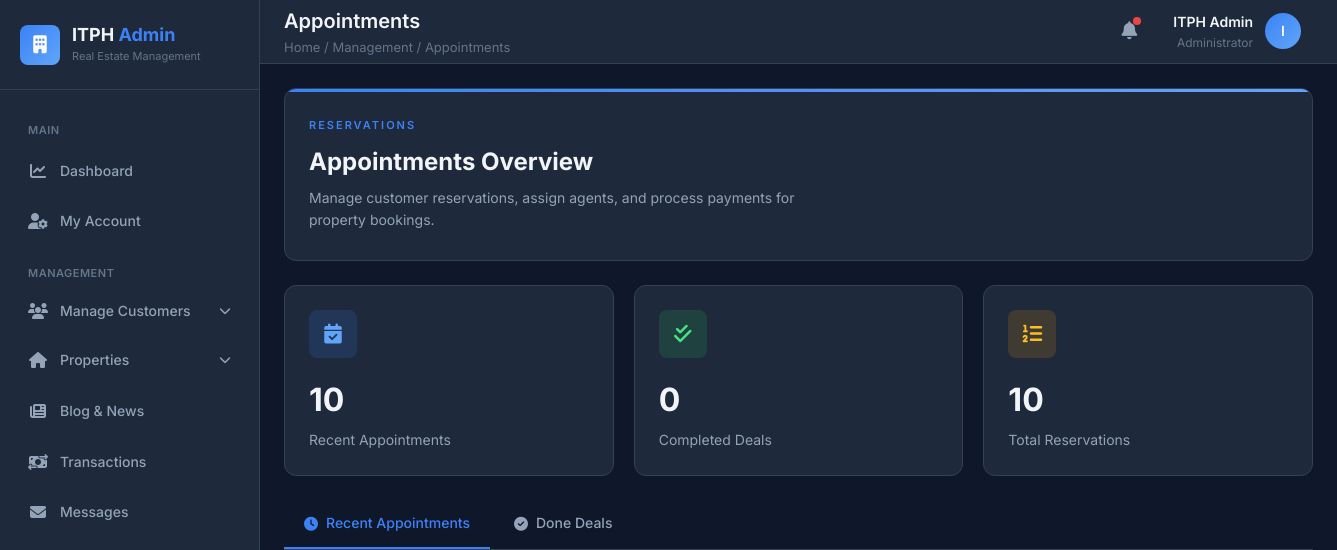
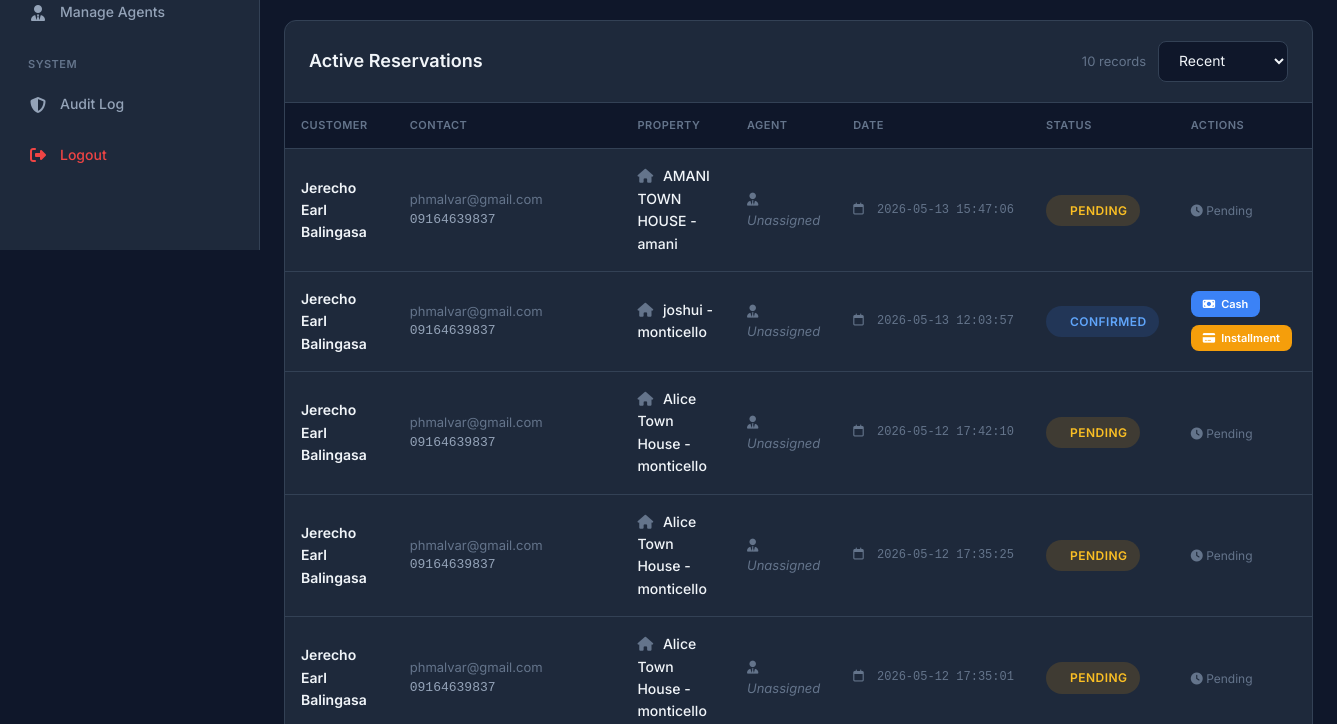
Before: /admin_side/appointments_table.php (signed in, upper part) with the older database file (2 pictures, top to bottom).
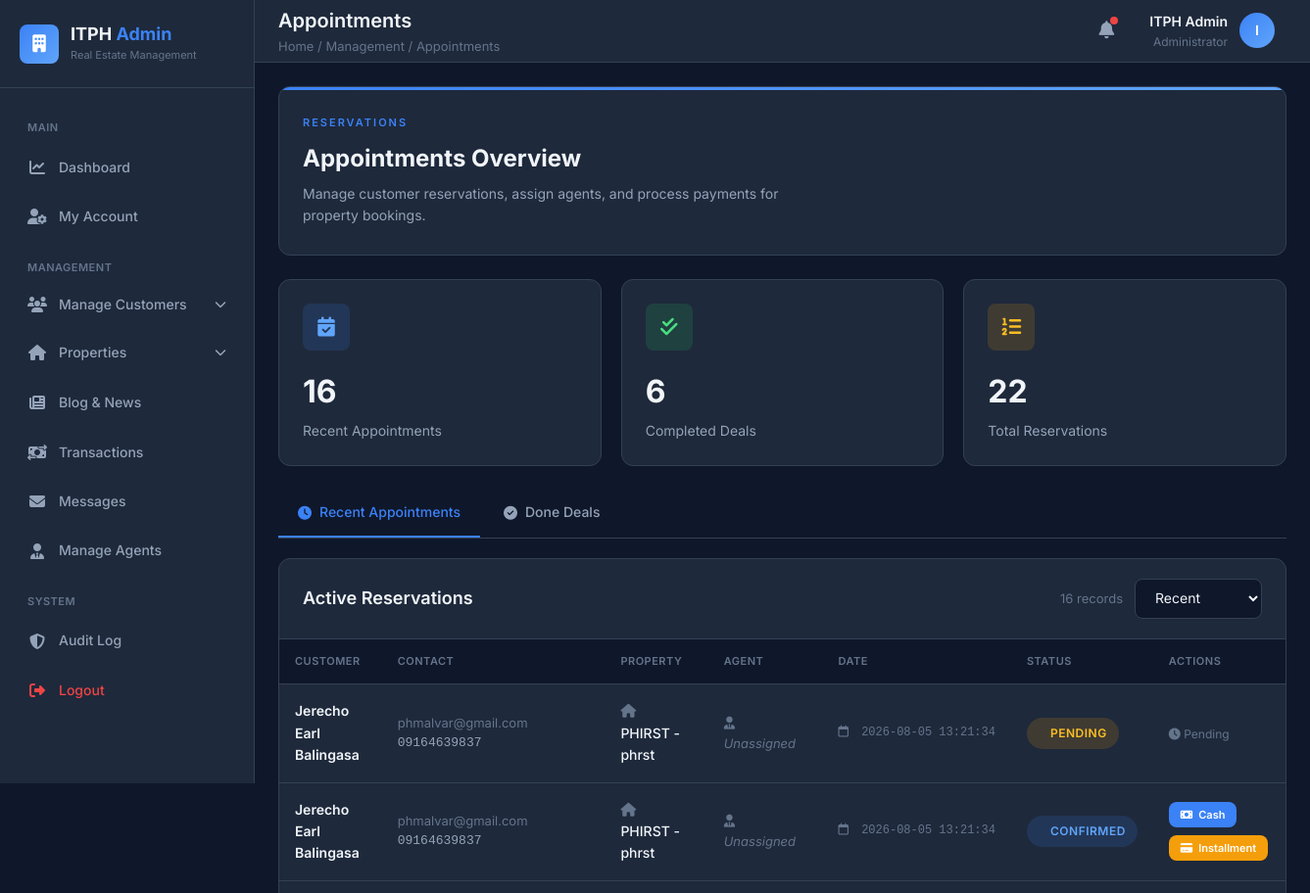
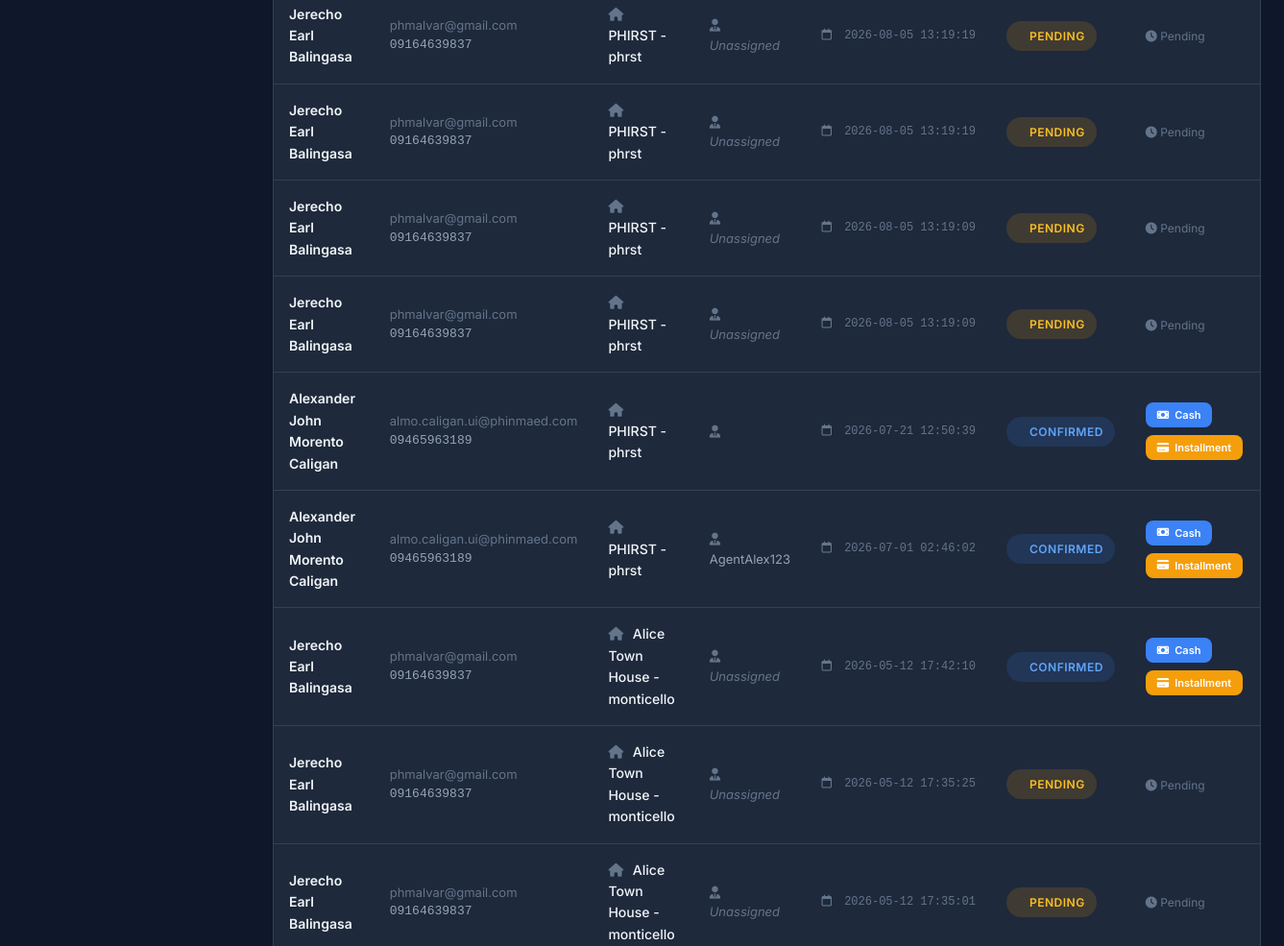
After: the same page with the newer database file (2 pictures, top to bottom).
### tables this page shows
CREATE TABLE `reservations` (
  `id` int(10) UNSIGNED NOT NULL,
  `fullname` varchar(255) NOT NULL,
  `email` varchar(255) NOT NULL,
  `phone` varchar(50) NOT NULL,
  `property` varchar(255) NOT NULL,
  `date` date NOT NULL,
  `time` time NOT NULL,
  `created_at` timestamp NOT NULL DEFAULT current_timestamp(),
  `status` varchar(50) NOT NULL DEFAULT 'Pending',
  `seen` tinyint(1) NOT NULL DEFAULT 0,
  `notification_sent` tinyint(1) NOT NULL DEFAULT 0,
  `gender` enum('Male','Female','Other') NOT NULL DEFAULT 'Other',
  `location` enum('Northern Iloilo','Central Iloilo','Southern Iloilo') NOT NULL,
  `stats` enum('Local','OFW') NOT NULL,
  `agent_id` int(11) DEFAULT NULL,
  `meeting_type` varchar(50) DEFAULT NULL,
  `admin_message` text DEFAULT NULL,
  `payment_type` enum('Cash','Installment') DEFAULT NULL
);

CREATE TABLE `agents` (
  `id` int(11) NOT NULL,
  `username` varchar(50) NOT NULL,
  `gmail` varchar(100) NOT NULL,
  `password` varchar(255) NOT NULL,
  `created_at` timestamp NOT NULL DEFAULT current_timestamp(),
  `last_login` datetime DEFAULT NULL,
  `phone` varchar(20) DEFAULT NULL,
  `status` enum('Active','Inactive') DEFAULT 'Active',
  `verified` tinyint(1) DEFAULT 0,
  `login_attempts` int(11) DEFAULT 0,
  `last_attempt` datetime DEFAULT NULL,
  `fullname` varchar(255) NOT NULL
);

### admin_side/appointments_table.php (the view, shortened to what the changed rows need)
<?php
$conn = get_db_connection();
$type = $_GET['type'] ?? 'recent';
if ($type === 'done') {
    $res_query = $conn->query("SELECT * FROM reservations WHERE status='Done' ORDER BY created_at DESC");
} else {
    $res_query = $conn->query("SELECT * FROM reservations WHERE status!='Done' ORDER BY created_at DESC");
}
$total_recent = $conn->query("SELECT COUNT(*) AS total FROM reservations WHERE status!='Done'")->fetch_assoc()['total'] ?? 0;
$total_done = $conn->query("SELECT COUNT(*) AS total FROM reservations WHERE status='Done'")->fetch_assoc()['total'] ?? 0;
$total_all = $conn->query("SELECT COUNT(*) AS total FROM reservations")->fetch_assoc()['total'] ?? 0;
?>
<!DOCTYPE html>
<html lang="en">
<head>
    <link rel="stylesheet" href="https://cdnjs.cloudflare.com/ajax/libs/font-awesome/6.5.0/css/all.min.css">
</head>
<body>
    <div class="dashboard">
        <main class="main-content">
            <div class="content">
                <div class="stats-grid">
                    <div class="stat-card">
                        <div class="stat-header">
                            <div class="stat-icon blue">
                            </div>
                        </div>
                        <div class="stat-value"><?= number_format($total_recent) ?></div>
                        <div class="stat-label">Recent Appointments</div>
                    </div>
                    <div class="stat-card">
                        <div class="stat-header">
                            <div class="stat-icon green">
                            </div>
                        </div>
                        <div class="stat-value"><?= number_format($total_done) ?></div>
                        <div class="stat-label">Completed Deals</div>
                    </div>
                    <div class="stat-card">
                        <div class="stat-header">
                            <div class="stat-icon amber">
                            </div>
                        </div>
                        <div class="stat-value"><?= number_format($total_all) ?></div>
                        <div class="stat-label">Total Reservations</div>
                    </div>
                </div>
                <div class="card">
                    <div class="card-header">
                        <div style="display: flex; align-items: center; gap: 12px;">
                            <div class="card-meta"><?= number_format($res_query->num_rows) ?> records</div>
                            <select class="selector" onchange="window.location='?type='+this.value">
                                <option value="recent" <?= $type === 'recent' ? 'selected' : '' ?>>Recent</option>
                            </select>
                        </div>
                    </div>
                    <div class="card-body">
                        <div class="table-responsive">
                            <table>
                                <thead>
                                    <tr>
                                        <th>Customer</th>
                                        <th>Contact</th>
                                        <th>Property</th>
                                        <th>Agent</th>
                                        <th>Date</th>
                                        <th>Status</th>
                                        <th>Actions</th>
                                    </tr>
                                </thead>
                                <tbody>
                                    <?php if ($res_query && $res_query->num_rows > 0): ?>
                                        <?php while ($row = $res_query->fetch_assoc()):
                                            $agent_name = 'Unassigned';
                                            if (!empty($row['agent_id'])) {
                                                $a = $conn->prepare("SELECT username FROM agents WHERE id=?");
                                                $a->bind_param("i", $row['agent_id']);
                                                $a->execute();
                                                $a->bind_result($agent);
                                                $agent_name = $agent;
                                            }
                                            $status_class = match($row['status']) {
                                                'Confirmed' => 'badge-confirmed',
                                                'Done' => 'badge-done',
                                                default => 'badge-pending'
                                            };
                                            $status_color = match($row['status']) {
                                                'Confirmed' => 'blue',
                                                'Done' => 'green',
                                                default => 'amber'
                                            };
                                        ?>
                                        <tr>
                                            <td>
                                                <div class="td-name"><?= htmlspecialchars($row['fullname']) ?></div>
                                            </td>
                                            <td>
                                                <div class="td-email"><?= htmlspecialchars($row['email']) ?></div>
                                                <div class="td-phone"><?= htmlspecialchars($row['phone']) ?></div>
                                            </td>
                                            <td class="td-property">
                                                <i class="fa-solid fa-house" style="color: var(--text-muted); margin-right: 6px;"></i>
                                                <?= htmlspecialchars($row['property']) ?>
                                            </td>
                                            <td class="td-agent <?= $agent_name === 'Unassigned' ? 'unassigned' : '' ?>">
                                                <i class="fa-solid fa-user-tie" style="color: var(--text-muted); margin-right: 6px;"></i>
                                                <?= htmlspecialchars($agent_name) ?>
                                            </td>
                                            <td class="td-date">
                                                <i class="fa-regular fa-calendar" style="color: var(--text-muted); margin-right: 6px;"></i>
                                                <?= htmlspecialchars($row['created_at']) ?>
                                            </td>
                                            <td>
                                                <span class="badge <?= $status_class ?>">
                                                    <span class="badge-dot" style="background: var(--<?= $status_color ?>)"></span>
                                                    <?= htmlspecialchars($row['status']) ?>
                                                </span>
                                            </td>
                                            <td>
                                                <?php if ($row['status'] === 'Confirmed'): ?>
                                                    <form method="POST" style="display: inline;">
                                                        <div class="btn-group">
                                                            <button type="submit" class="btn btn-primary btn-sm" name="payment_cash">
                                                                <i class="fa-solid fa-money-bill"></i> Cash
                                                            </button>
                                                            <button type="submit" class="btn btn-warning btn-sm" name="payment_installment">
                                                                <i class="fa-solid fa-credit-card"></i> Installment
                                                            </button>
                                                        </div>
                                                    </form>
                                                <?php elseif ($row['status'] === 'Done'): ?>
                                                    <span style="font-size: 12px; color: var(--text-muted);">
                                                        <i class="fa-solid fa-check"></i> Completed
                                                    </span>
                                                <?php else: ?>
                                                    <span style="font-size: 12px; color: var(--text-muted);">
                                                        <i class="fa-solid fa-clock"></i> Pending
                                                    </span>
                                                <?php endif; ?>
                                            </td>
                                        </tr>
                                        <?php endwhile; ?>
                                    <?php endif; ?>
                                </tbody>
                            </table>
                        </div>
                    </div>
                </div>
            </div>
        </main>
    </div>
</body>
</html>

Changed rows visible on the page:
no longer on this page (row edited): reservations: fullname "Jerecho Earl Balingasa", email "phmalvar@gmail.com", phone "09164639837", property "AMANI TOWN HOUSE - amani", agent_name "Unassigned", created_at "2026-05-13 15:47:06", status "PENDING", shows "Pending"
no longer on this page (row edited): reservations: fullname "Jerecho Earl Balingasa", email "phmalvar@gmail.com", phone "09164639837", property "joshui - monticello", agent_name "Unassigned", created_at "2026-05-13 12:03:57", status "CONFIRMED"
added reservations: fullname "Jerecho Earl Balingasa", email "phmalvar@gmail.com", phone "09164639837", property "PHIRST - phrst", agent_name "Unassigned", created_at "2026-08-05 13:21:34", status "PENDING", shows "Pending"
added reservations: fullname "Jerecho Earl Balingasa", email "phmalvar@gmail.com", phone "09164639837", property "PHIRST - phrst", agent_name "Unassigned", created_at "2026-08-05 13:21:34", status "CONFIRMED"
added reservations: fullname "Jerecho Earl Balingasa", email "phmalvar@gmail.com", phone "09164639837", property "PHIRST - phrst", agent_name "Unassigned", created_at "2026-08-05 13:19:19", status "PENDING", shows "Pending"
added reservations: fullname "Jerecho Earl Balingasa", email "phmalvar@gmail.com", phone "09164639837", property "PHIRST - phrst", agent_name "Unassigned", created_at "2026-08-05 13:19:19", status "PENDING", shows "Pending"
added reservations: fullname "Jerecho Earl Balingasa", email "phmalvar@gmail.com", phone "09164639837", property "PHIRST - phrst", agent_name "Unassigned", created_at "2026-08-05 13:19:09", status "PENDING", shows "Pending"
added reservations: fullname "Jerecho Earl Balingasa", email "phmalvar@gmail.com", phone "09164639837", property "PHIRST - phrst", agent_name "Unassigned", created_at "2026-08-05 13:19:09", status "PENDING", shows "Pending"
added reservations: fullname "Alexander John Morento Caligan", email "almo.caligan.ui@phinmaed.com", phone "09465963189", property "PHIRST - phrst", created_at "2026-07-21 12:50:39", status "CONFIRMED"
added reservations: fullname "Alexander John Morento Caligan", email "almo.caligan.ui@phinmaed.com", phone "09465963189", property "PHIRST - phrst", agent.username "AgentAlex123", created_at "2026-07-01 02:46:02", status "CONFIRMED"
changed reservations (number 9 of 11 on the later page): status "PENDING" → "CONFIRMED"; status "Pending" → "Cash Installment"
Other visible differences:
$total_recent: "10" → "16"
$total_done: "0" → "6"
$total_all: "10" → "22"
$res_query->num_rows: "10" → "16"
